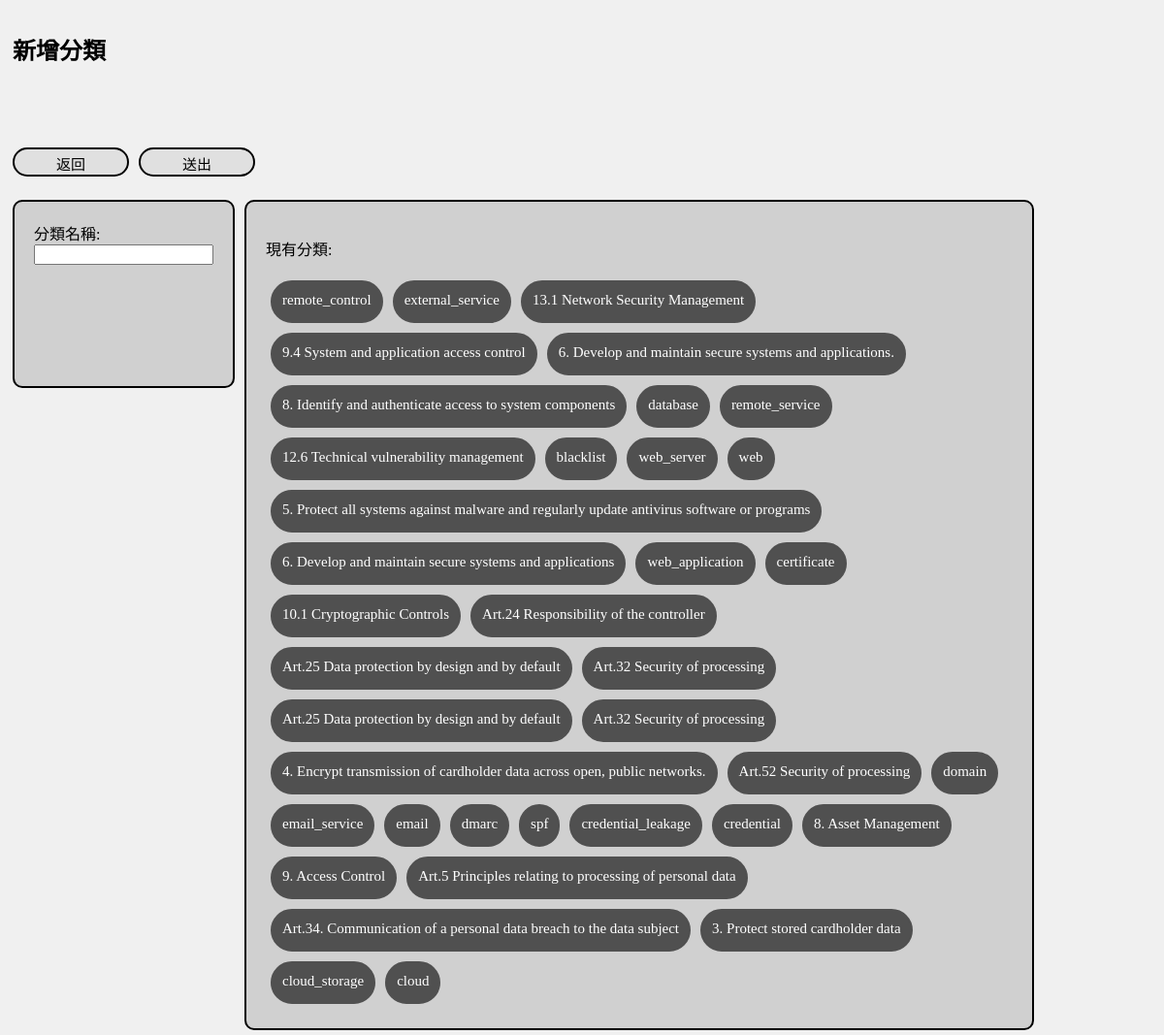
Screenshot of /type_add with the database file from the repository.
### tables this page shows
CREATE TABLE TYPE(
                    ID INTEGER PRIMARY KEY,
                    NAME     INT     NOT NULL,
                    WEIGHT   INT     NOT NULL);

### custom_flask.py (the view)
@flask_app.route("/type_add")
def type_add():
    temp_types = sql_db.read_data('db/test.db', 'TYPE')
    return render_template("custom_type_add.html", type_list=temp_types)

### db/custom_sqlite.py (called while the page is built)
def read_data(db_file, input_table):
    temp_list = []
    try:
        if os.path.isfile(db_file):
            sql_exec = "select * from " + str(input_table)
            temp_conn = sqlite3.connect(db_file)
            temp_cmd = temp_conn.cursor()
            temp_cmd.execute(sql_exec)
            temp_data = temp_cmd.fetchall()
            for temp_tuple in temp_data:
                temp_list.append(list(temp_tuple))
        else:
            print('database ' + str(db_file) + ' not found')
    except Exception as ex:
        print('Exception(init):' + str(ex))
    finally:
        return temp_list

### templates/custom_type_add.html (shortened to what this page needs)
<!DOCTYPE html>
<html>
<head>
    <link rel="stylesheet" href="{{ url_for('static', filename='css/template.css') }}">
</head>
<body>
<div>
    <div class="div_top">
        <h2>新增分類</h2>
    </div>
    <div><br><label>{{temp_label}}</label><br></div>
    <br>
    <div>
        <a href="{{url_for('index')}}" style="color:black;">
            <button class="button_bar">返回</button>
        </a>
    </div>
</div>
<div>
    <form action="/button_tag_add" method="post">
        <div>
            <button class="button_bar" type="submit">送出</button>
        </div>
        <br>
        <br>
        <br>
        <div class="div_float">
            <label>分類名稱:</label>
            <br>
            <input type="text"
                   id="tag_name"
                   name="tag_name"
                   value=""
                   maxlength="64"
                   required/>
            <br>
        </div>
        <div class="div_float" style="width: 65%; height: auto;">
            <p>現有分類:</p>
            {% for i in type_list %}
            <div class="div_tag" style="width: auto;">
                <label style="font-size:15px;">{{ i[1] }}</label>
            </div>
            {% endfor %}
        </div>
        <br>
        <br>
        <br>
    </form>
</div>
</body>
</html>

### static/css/template.css (style rules this page uses)
body { background-color:#F0F0F0; }
.div_top { padding:5px; }
.div_float { border:2px solid black; border-radius: 10px; height: 150px; float:left; margin:5px; padding:20px; background: #D0D0D0; }
.button_bar { justify-content: center; align-content: center; text-align:center; border:2px solid black; border-radius: 50px; height: 30px; width: 120px; float:left; margin: 5px; padding: 4px; background: #E0E0E0; font-size: 15px; }
.div_tag { display: flex; justify-content: center; align-content: center; text-align:center; border:2px solid #505050; border-radius: 50px; height: 20px; width: 120px; float:left; margin:5px; padding:10px; color:#FFFFFF; background-color: #505050; font-size:10px; }

### rows the page displays
TYPE: NAME "remote_control"
TYPE: NAME "external_service"
TYPE: NAME "13.1 Network Security Management"
TYPE: NAME "9.4 System and application access control"
TYPE: NAME "6. Develop and maintain secure systems and applications."
TYPE: NAME "8. Identify and authenticate access to system components"
TYPE: NAME "database"
TYPE: NAME "remote_service"
TYPE: NAME "12.6 Technical vulnerability management"
TYPE: NAME "blacklist"
TYPE: NAME "web_server"
TYPE: NAME "web"
TYPE: NAME "5. Protect all systems against malware and regularly update antivirus software or programs"
TYPE: NAME "6. Develop and maintain secure systems and applications"
TYPE: NAME "web_application"
TYPE: NAME "certificate"
TYPE: NAME "10.1 Cryptographic Controls"
TYPE: NAME "Art.24 Responsibility of the controller"
TYPE: NAME "Art.25 Data protection by design and by default"
TYPE: NAME "Art.32 Security of processing"
TYPE: NAME "Art.25 Data protection by design and by default"
TYPE: NAME "Art.32 Security of processing"
TYPE: NAME "4. Encrypt transmission of cardholder data across open, public networks."
TYPE: NAME "Art.52 Security of processing"
TYPE: NAME "domain"
TYPE: NAME "email_service"
TYPE: NAME "email"
TYPE: NAME "dmarc"
TYPE: NAME "spf"
TYPE: NAME "credential_leakage"
TYPE: NAME "credential"
TYPE: NAME "8. Asset Management"
TYPE: NAME "9. Access Control"
TYPE: NAME "Art.5 Principles relating to processing of personal data"
TYPE: NAME "Art.34. Communication of a personal data breach to the data subject"
TYPE: NAME "3. Protect stored cardholder data"
TYPE: NAME "cloud_storage"
TYPE: NAME "cloud"
